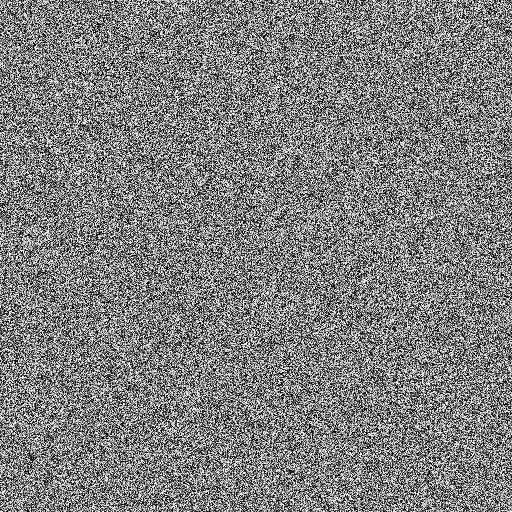
#> input picture clearscan-models/data/raw/test_001.png, 512 x 512 px; its folder holds only this picture in this run
$ python 01_synthetic_degradation.py
#> lines starting #> are read from the running program, lines starting #| are printed output that depends on the picture
import argparse
import csv
import random
from pathlib import Path

import cv2
import numpy as np
from tqdm import tqdm


def apply_gaussian_blur(img: np.ndarray) -> tuple[np.ndarray, float]:
    sigma = random.uniform(0.8, 3.5)
    k = int(sigma * 6) | 1
    return cv2.GaussianBlur(img, (k, k), sigma), sigma


def apply_gaussian_noise(img: np.ndarray) -> tuple[np.ndarray, float]:
    variance = random.uniform(0.005, 0.05)
    noise = np.random.normal(0, np.sqrt(variance), img.shape).astype(np.float32)
    return np.clip(img + noise, 0, 1), variance


def apply_poisson_noise(img: np.ndarray) -> tuple[np.ndarray, float]:
    scaled = (img * 255).astype(np.float32)
    noisy = np.random.poisson(np.maximum(scaled, 0)).astype(np.float32)
    return np.clip(noisy / 255.0, 0, 1), 1.0


def apply_underexposure(img: np.ndarray) -> tuple[np.ndarray, float]:
    factor = random.uniform(0.3, 0.7)
    return np.clip(img * factor, 0, 1), factor


def apply_contrast_compression(img: np.ndarray) -> tuple[np.ndarray, float]:
    compress_ratio = random.uniform(0.3, 0.6)
    img_min, img_max = img.min(), img.max()
    mid = (img_min + img_max) / 2.0
    compressed = mid + (img - mid) * compress_ratio
    return np.clip(compressed, 0, 1), compress_ratio


def apply_combined(img: np.ndarray) -> tuple[np.ndarray, float]:
    fns = [apply_gaussian_blur, apply_gaussian_noise, apply_poisson_noise,
           apply_underexposure, apply_contrast_compression]
    chosen = random.sample(fns, 2)
    result = img.copy()
    severity = 0.0
    for fn in chosen:
        result, sev = fn(result)
        severity += sev
    return result, severity / 2.0


DEGRADATION_FUNCTIONS = {
    "gaussian_blur": apply_gaussian_blur,
    "gaussian_noise": apply_gaussian_noise,
    "poisson_noise": apply_poisson_noise,
    "underexposure": apply_underexposure,
    "contrast_compression": apply_contrast_compression,
    "combined": apply_combined,
}


def main():
    parser = argparse.ArgumentParser(description="Generate synthetic degraded X-ray pairs")
    parser.add_argument("--input_dir", default="data/raw/", help="Directory of clean images")
    parser.add_argument("--output_dir", default="data/synthetic_pairs/", help="Output directory")
    parser.add_argument("--samples_per_image", type=int, default=3)
    args = parser.parse_args()

    input_dir = Path(args.input_dir)
    output_dir = Path(args.output_dir)
    clean_dir = output_dir / "clean"
    degraded_dir = output_dir / "degraded"
    clean_dir.mkdir(parents=True, exist_ok=True)
    degraded_dir.mkdir(parents=True, exist_ok=True)

    extensions = {".png", ".jpg", ".jpeg"}
    image_paths = [p for p in input_dir.iterdir() if p.suffix.lower() in extensions]

    if not image_paths:
        print(f"No images found in {input_dir}")
        return

    manifest_rows = []
    degradation_names = list(DEGRADATION_FUNCTIONS.keys())

    for img_path in tqdm(image_paths, desc="Processing images"):
        img = cv2.imread(str(img_path), cv2.IMREAD_GRAYSCALE)
#> img is the input picture: shape (512, 512); min 0, max 254, mean 127
        if img is None:
            print(f"Warning: could not read {img_path}, skipping.")
            continue
        img = cv2.resize(img, (512, 512))
        float_img = img.astype(np.float32) / 255.0

        clean_out = clean_dir / img_path.name
        cv2.imwrite(str(clean_out), img)

        for i in range(args.samples_per_image):
            deg_name = random.choice(degradation_names)
            fn = DEGRADATION_FUNCTIONS[deg_name]
            degraded_float, severity = fn(float_img.copy())
            degraded_uint8 = (degraded_float * 255).astype(np.uint8)

            stem = img_path.stem
            out_name = f"{stem}_deg_{i}.png"
            deg_out = degraded_dir / out_name
            cv2.imwrite(str(deg_out), degraded_uint8)

            manifest_rows.append({
                "clean_path": str(clean_out),
                "degraded_path": str(deg_out),
                "degradation_type": deg_name,
                "severity": round(severity, 4),
            })
#> this loop made 3 passes
#> severity on passes 1 to 2: 0.603, 0.316
#> severity on pass 3: 0.446
#> pass 1, in main, `degraded_float, severity = fn(float_img.copy())`:
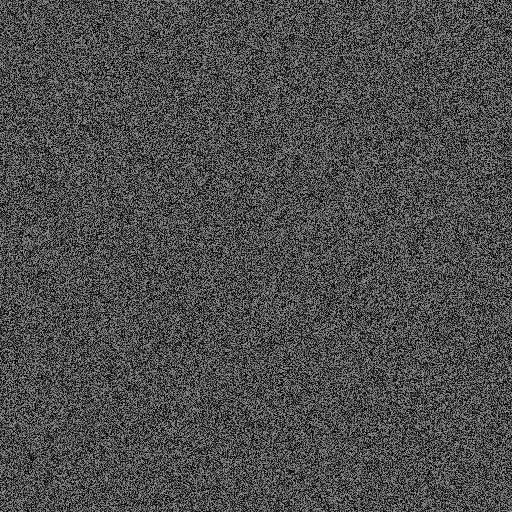
#> degraded_float: shape (512, 512) float32; min 0, max 0.601, mean 0.3
#> pass 2, in main, `degraded_float, severity = fn(float_img.copy())`:
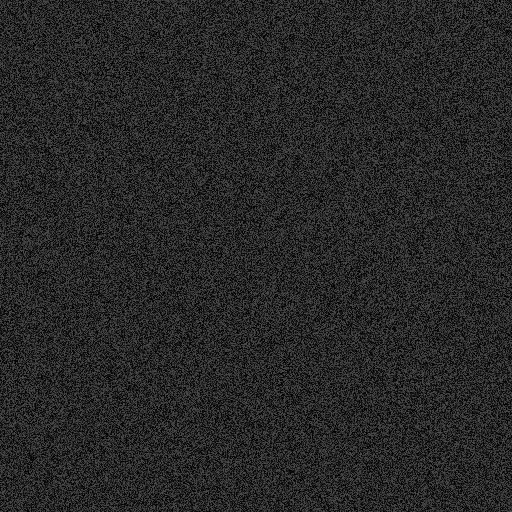
#> degraded_float: shape (512, 512) float32; min 0, max 0.315, mean 0.157
#> after the loop, manifest_rows = 3 items

    manifest_path = output_dir / "pairs_manifest.csv"
    with open(manifest_path, "w", newline="") as f:
        writer = csv.DictWriter(f, fieldnames=["clean_path", "degraded_path", "degradation_type", "severity"])
        writer.writeheader()
        writer.writerows(manifest_rows)

    print(f"\nGenerated {len(manifest_rows)} pairs from {len(image_paths)} source images.")
#| Generated 3 pairs from 1 source images.
    print(f"Manifest saved to {manifest_path}")


if __name__ == "__main__":
    main()

$ run again, on clearscan-models/data/raw/test_002.png
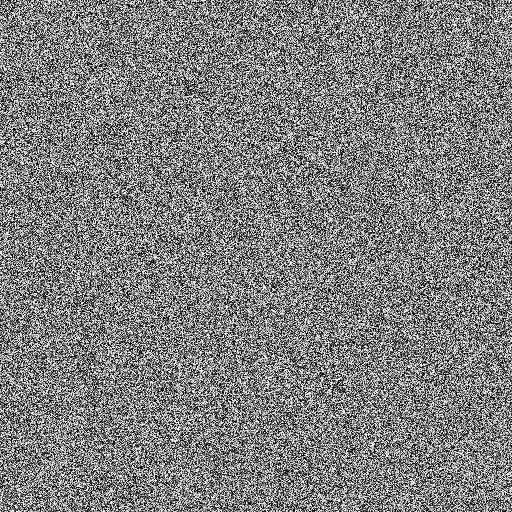
#> input picture clearscan-models/data/raw/test_002.png, 512 x 512 px
#> in main, img is the input picture: shape (512, 512); min 0, max 254, mean 127
#> the loop in main, `for i in range(args.samples_per_image):` made 3 passes
#> severity on passes 1 to 2: 0.603, 0.316
#> pass 1, in main, `degraded_float, severity = fn(float_img.copy())`:
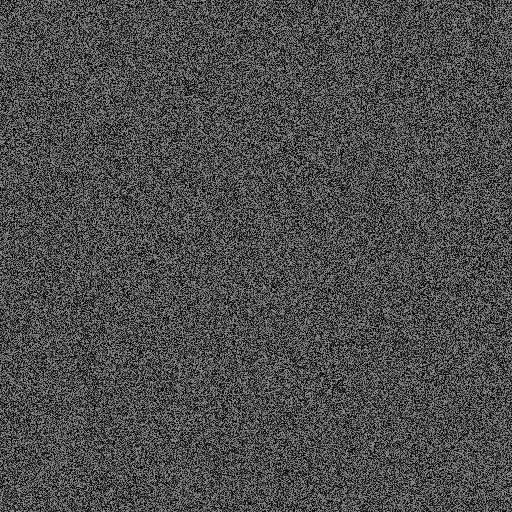
#> degraded_float: shape (512, 512) float32; min 0, max 0.601, mean 0.3
#> pass 2, in main, `degraded_float, severity = fn(float_img.copy())`:
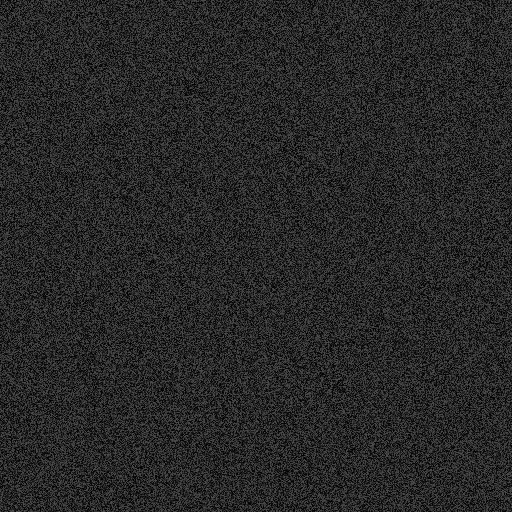
#> degraded_float: shape (512, 512) float32; min 0, max 0.315, mean 0.157
#> after the loop in main, `for i in range(args.samples_per_image):`: manifest_rows = 3 items
#| Generated 3 pairs from 1 source images.

$ run again, on clearscan-models/data/raw/test_003.png
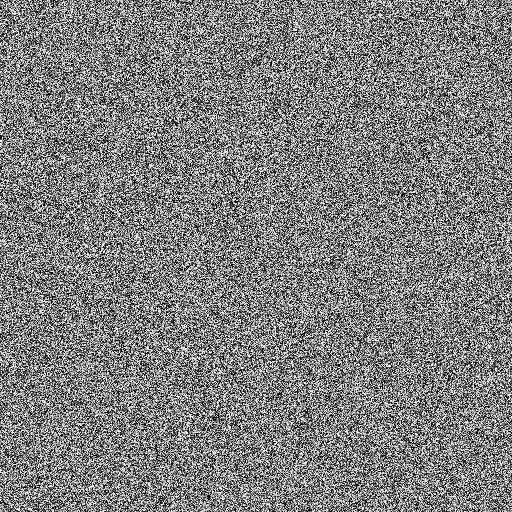
#> input picture clearscan-models/data/raw/test_003.png, 512 x 512 px
#> in main, img is the input picture: shape (512, 512); min 0, max 254, mean 126.9
#> the loop in main, `for i in range(args.samples_per_image):` made 3 passes
#> severity on passes 1 to 2: 0.603, 0.316
#> pass 1, in main, `degraded_float, severity = fn(float_img.copy())`:
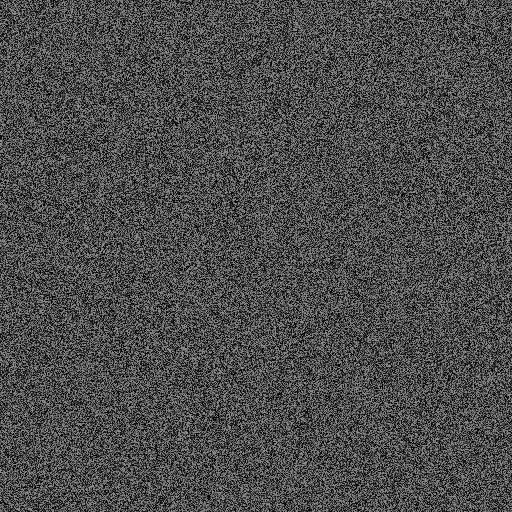
#> degraded_float: shape (512, 512) float32; min 0, max 0.601, mean 0.3
#> pass 2, in main, `degraded_float, severity = fn(float_img.copy())`:
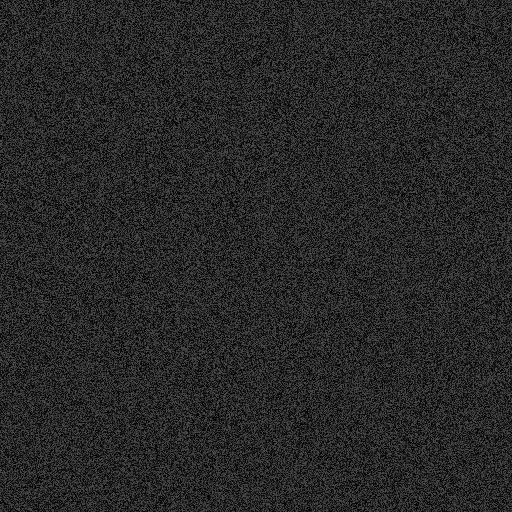
#> degraded_float: shape (512, 512) float32; min 0, max 0.315, mean 0.157
#> after the loop in main, `for i in range(args.samples_per_image):`: manifest_rows = 3 items
#| Generated 3 pairs from 1 source images.
